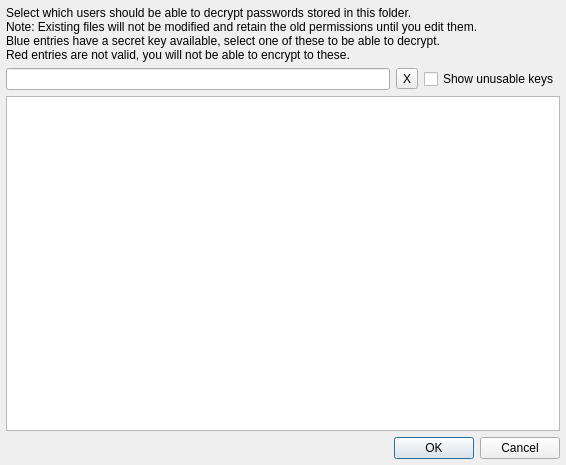
<?xml version="1.0" encoding="UTF-8"?>
<ui version="4.0">
 <class>UsersDialog</class>
 <widget class="QDialog" name="UsersDialog">
  <property name="geometry">
   <rect>
    <x>0</x>
    <y>0</y>
    <width>566</width>
    <height>465</height>
   </rect>
  </property>
  <property name="sizePolicy">
   <sizepolicy hsizetype="Preferred" vsizetype="Preferred">
    <horstretch>0</horstretch>
    <verstretch>0</verstretch>
   </sizepolicy>
  </property>
  <property name="windowTitle">
   <string>Read access users</string>
  </property>
  <property name="modal">
   <bool>true</bool>
  </property>
  <layout class="QVBoxLayout" name="verticalLayout">
   <property name="leftMargin">
    <number>6</number>
   </property>
   <property name="topMargin">
    <number>6</number>
   </property>
   <property name="rightMargin">
    <number>6</number>
   </property>
   <property name="bottomMargin">
    <number>6</number>
   </property>
   <item>
    <widget class="QLabel" name="label">
     <property name="palette">
      <palette>
       <active>
        <colorrole role="Text">
         <brush brushstyle="SolidPattern">
          <color alpha="255">
           <red>15</red>
           <green>72</green>
           <blue>158</blue>
          </color>
         </brush>
        </colorrole>
       </active>
       <inactive>
        <colorrole role="Text">
         <brush brushstyle="SolidPattern">
          <color alpha="255">
           <red>15</red>
           <green>72</green>
           <blue>158</blue>
          </color>
         </brush>
        </colorrole>
       </inactive>
       <disabled>
        <colorrole role="Text">
         <brush brushstyle="SolidPattern">
          <color alpha="255">
           <red>128</red>
           <green>128</green>
           <blue>128</blue>
          </color>
         </brush>
        </colorrole>
       </disabled>
      </palette>
     </property>
     <property name="text">
      <string>Select which users should be able to decrypt passwords stored in this folder.
Note: Existing files will not be modified and retain the old permissions until you edit them.
Blue entries have a secret key available, select one of these to be able to decrypt.
Red entries are not valid, you will not be able to encrypt to these.</string>
     </property>
     <property name="textFormat">
      <enum>Qt::PlainText</enum>
     </property>
     <property name="wordWrap">
      <bool>true</bool>
     </property>
    </widget>
   </item>
   <item>
    <layout class="QHBoxLayout" name="horizontalLayout">
     <item>
      <widget class="QLineEdit" name="lineEdit">
       <property name="palette">
        <palette>
         <active>
          <colorrole role="Text">
           <brush brushstyle="SolidPattern">
            <color alpha="255">
             <red>86</red>
             <green>148</green>
             <blue>242</blue>
            </color>
           </brush>
          </colorrole>
         </active>
         <inactive>
          <colorrole role="Text">
           <brush brushstyle="SolidPattern">
            <color alpha="255">
             <red>86</red>
             <green>148</green>
             <blue>242</blue>
            </color>
           </brush>
          </colorrole>
         </inactive>
         <disabled>
          <colorrole role="Text">
           <brush brushstyle="SolidPattern">
            <color alpha="255">
             <red>128</red>
             <green>128</green>
             <blue>128</blue>
            </color>
           </brush>
          </colorrole>
         </disabled>
        </palette>
       </property>
      </widget>
     </item>
     <item>
      <widget class="QToolButton" name="clearButton">
       <property name="text">
        <string>X</string>
       </property>
      </widget>
     </item>
     <item>
      <widget class="QCheckBox" name="checkBox">
       <property name="text">
        <string>Show unusable keys</string>
       </property>
      </widget>
     </item>
    </layout>
   </item>
   <item>
    <widget class="QListWidget" name="listWidget">
     <property name="palette">
      <palette>
       <active>
        <colorrole role="Text">
         <brush brushstyle="SolidPattern">
          <color alpha="255">
           <red>86</red>
           <green>148</green>
           <blue>242</blue>
          </color>
         </brush>
        </colorrole>
       </active>
       <inactive>
        <colorrole role="Text">
         <brush brushstyle="SolidPattern">
          <color alpha="255">
           <red>86</red>
           <green>148</green>
           <blue>242</blue>
          </color>
         </brush>
        </colorrole>
       </inactive>
       <disabled>
        <colorrole role="Text">
         <brush brushstyle="SolidPattern">
          <color alpha="255">
           <red>128</red>
           <green>128</green>
           <blue>128</blue>
          </color>
         </brush>
        </colorrole>
       </disabled>
      </palette>
     </property>
     <property name="alternatingRowColors">
      <bool>true</bool>
     </property>
     <property name="sortingEnabled">
      <bool>true</bool>
     </property>
    </widget>
   </item>
   <item>
    <widget class="QDialogButtonBox" name="buttonBox">
     <property name="orientation">
      <enum>Qt::Horizontal</enum>
     </property>
     <property name="standardButtons">
      <set>QDialogButtonBox::Cancel|QDialogButtonBox::Ok</set>
     </property>
    </widget>
   </item>
  </layout>
 </widget>
 <tabstops>
  <tabstop>lineEdit</tabstop>
  <tabstop>clearButton</tabstop>
  <tabstop>listWidget</tabstop>
 </tabstops>
 <resources/>
 <connections/>
</ui>
